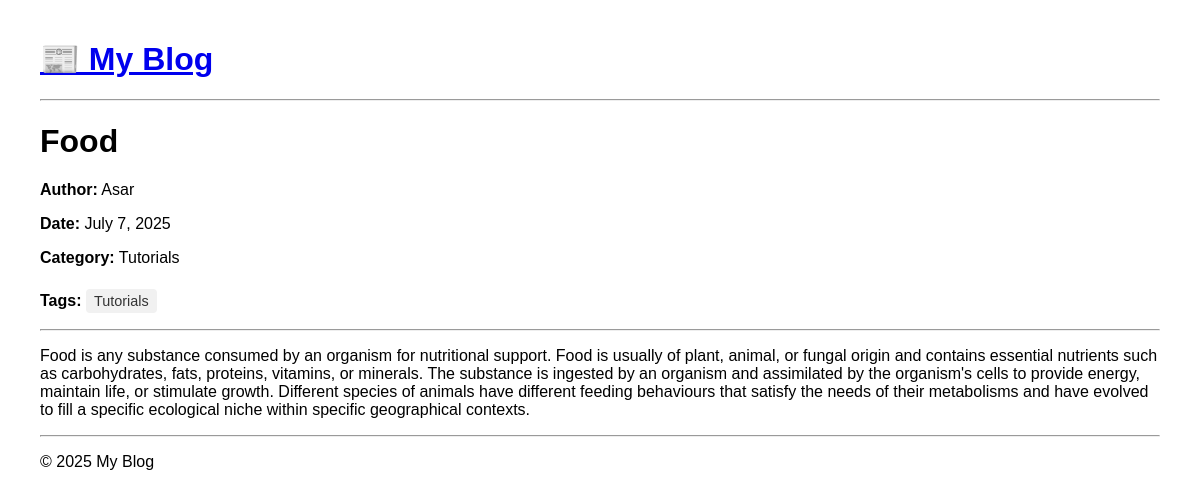
Screenshot of /posts/food/ with the database file from the repository.
### blogapp/models.py (models this page shows, shortened)
class Post(models.Model):
    title = models.CharField(max_length=200)
    slug = models.SlugField(unique=True, blank=True)
    content = models.TextField()
    author_name = models.CharField(max_length=100)
    published_date = models.DateTimeField(auto_now_add=True)
    image = models.ImageField(upload_to='post_images/', blank=True, null=True)
    tags = models.ManyToManyField(Tag, related_name='posts', blank=True)
    category = models.ForeignKey(Category, on_delete=models.CASCADE, related_name='posts', default=1)
    is_scheduled = models.BooleanField(default=False)
    publish_on = models.DateTimeField(blank=True, null=True)
    class Meta:
        ordering = ['-published_date']

class Category(models.Model):
    name = models.CharField(max_length=100, unique=True)
    slug = models.SlugField(unique=True, blank=True)
    class Meta:
        verbose_name_plural = 'Categories'
        ordering = ['name']

class Tag(models.Model):
    name = models.CharField(max_length=30, unique=True)
    class Meta:
        ordering = ['name']

### blogapp/views.py (the view)
# urls.py: path('posts/<slug:slug>/', views.post_detail, name='post_detail'),
def post_detail(request, slug):
    post = get_object_or_404(Post, slug=slug)
    return render(request, 'blogapp/post_detail.html', {'post': post})

### blogapp/templates/blogapp/post_detail.html (shortened to what this page needs)
{% extends 'blogapp/base.html' %}
{% block content %}
    <h1>{{ post.title }}</h1>
    <p><strong>Author:</strong> {{ post.author_name }}</p>
    <p><strong>Date:</strong> {{ post.published_date|date:"F j, Y" }}</p>
    <p><strong>Category:</strong> {{ post.category.name }}</p>
    <div class="tags">
        <p><strong>Tags:</strong>
        {% if post.tags.all %}
            {% for tag in post.tags.all %}
                <a href="{% url 'post_list' %}?tag={{ tag.id }}">{{ tag.name }}</a>
            {% endfor %}
        {% else %}
            No tags
        {% endif %}
        </p>
    </div>
    <hr>
    <p>{{ post.content|linebreaks }}</p>
{% endblock %}

### blogapp/templates/blogapp/post_detail.html (style rules this page uses)
body { font-family: Arial, sans-serif; margin: 40px; }
.tags a { display: inline-block; background-color: #f1f1f1; padding: 4px 8px; margin-right: 6px; margin-top: 6px; border-radius: 4px; text-decoration: none; color: #333; font-size: 0.9em; }

### rows the page displays
Post: title "Food", author_name "Asar", published_date "July 7, 2025", category.name "Tutorials", content "Food is any substance consumed by an organism for nutritional support. Food is usually of plant, animal, or fungal origin and contains essential nutrients such as carbohydrates, fats, proteins, vitamins, or minerals. The substance is ingested by an organism and assimilated by the organism's cells to provide energy, maintain life, or stimulate growth. Different species of animals have different feeding behaviours that satisfy the needs of their metabolisms and have evolved to fill a specific ecological niche within specific geographical contexts."
Tag: name "Tutorials"
